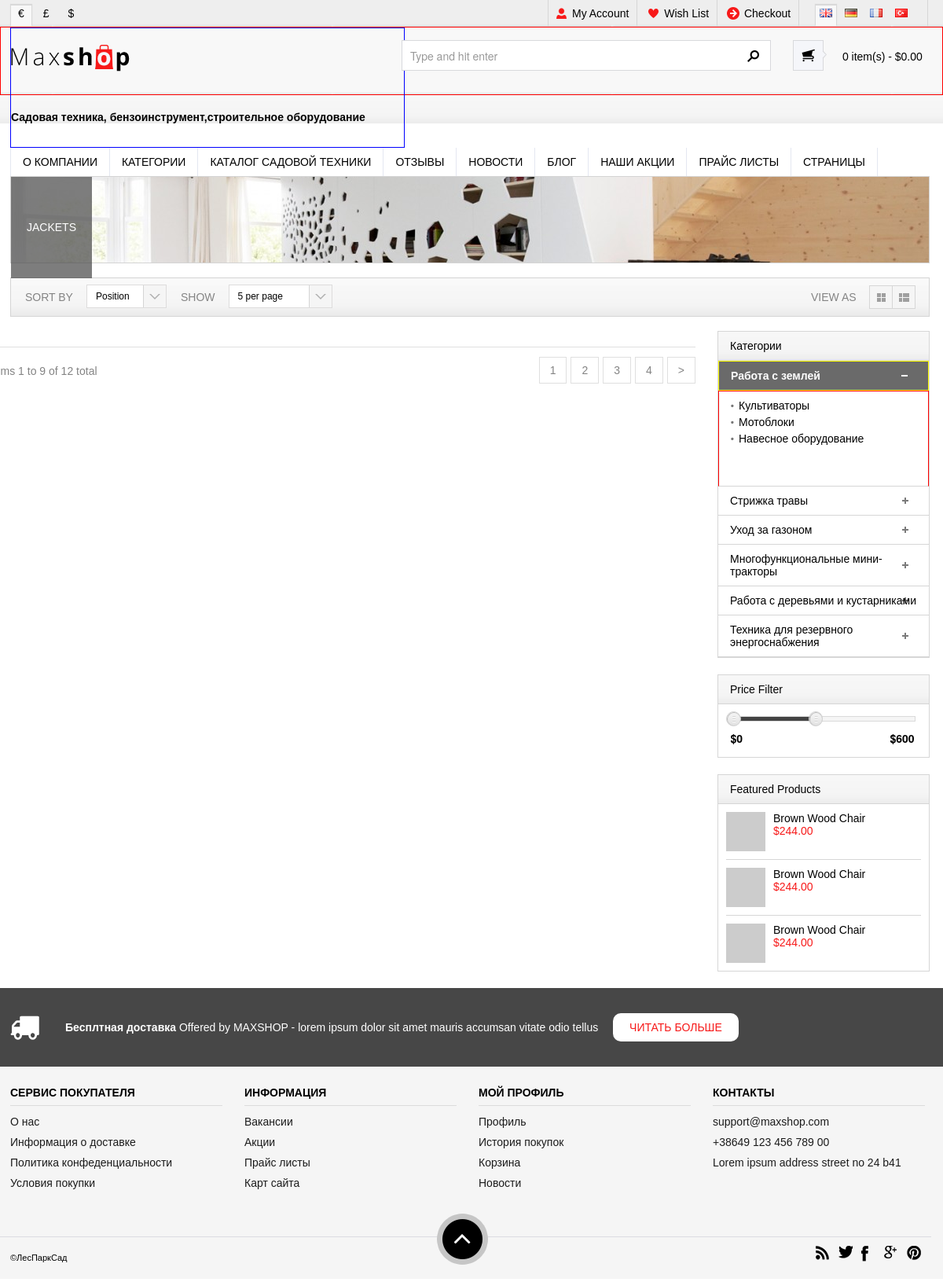
/views/category/index.php, run on the app's committed database.
### tables this page shows
CREATE TABLE `main_category` (
  `idmain_cat` int(11) NOT NULL,
  `name` varchar(90) DEFAULT NULL,
  `status` int(11) DEFAULT NULL,
  `sort_order` int(11) DEFAULT NULL,
  `name_uri` varchar(90) DEFAULT NULL
);

CREATE TABLE `second_category` (
  `idsecond_cat` int(11) NOT NULL,
  `name` varchar(90) DEFAULT NULL,
  `status` int(11) DEFAULT NULL,
  `sort_order` varchar(45) DEFAULT NULL,
  `main_category_idmain_cat` int(11) NOT NULL,
  `name_uri` varchar(45) DEFAULT NULL
);

### models/Category.php (called while the page is built, shortened)
<?php
class Category
{
	public static function getCategoryList ()
	{
		$db = DB::getConnection();
		$result = $db->query('SELECT idmain_cat,name,name_uri  FROM main_category where status = 1 ORDER BY sort_order ASC LIMIT 10');
		$result->setFetchMode(PDO::FETCH_ASSOC);
		$categoryList = array();
		$i=0;
		while($row = $result->fetch()) {
			$categoryList[$i]['idmain_cat'] = $row['idmain_cat'];
			$categoryList[$i]['name'] = $row['name'];
			$categoryList[$i]['name_uri'] = $row['name_uri'];
			$i++;
		}
		return $categoryList;
	}
	public static function getSecondCategoryList ()
	{
		$db = DB::getConnection();
		$result = $db->query('SELECT idsecond_cat, name, name_uri, main_category_idmain_cat FROM second_category WHERE status=1 ORDER BY sort_order ');
		$result->setFetchMode(PDO::FETCH_ASSOC);
		$categoryList = array();
		$i=0;
		while($row = $result->fetch()) {
			$categoryList[$i]['idsecond_cat'] = $row['idsecond_cat'];
			$categoryList[$i]['name'] = $row['name'];
			$categoryList[$i]['name_uri'] = $row['name_uri'];
			$categoryList[$i]['main_category_idmain_cat'] = $row['main_category_idmain_cat'];
			$i++;
		}
		return $categoryList;
	}
}

### views/category/index.php (the view, shortened to what this page needs)
<?php
    include_once(ROOT.'/layout/header.php');
?>
                <div class="bar-wrap">
                    <div class="container">
                        <div class="row">
                            <div class="span12">
                                <div class="title-bar">
                                    <h1>JACKETS</h1>
                                </div>
                            </div>
                        </div>
                        <div class="row">
                            <div class="span12">
                                <div class="sorting-bar clearfix">
                                    <div>
                                        <label>Sort by</label>
                                    </div>
                                    <div class="show">
                                        <label>SHOW</label>
                                    </div>
                                    <div class="sorting-btn clearfix">
                                        <label>View As</label>
                                        <a href="#" class="one"></a>
                                        <a href="#" class="two"></a>
                                    </div>
                                </div>
                            </div>
                        </div>
                    </div>
                </div>
                <div class="product_wrap">
                    <div class="container">
                        <div class="row">
                            <div class="span9 product-grid">
                                <div class="pagination clearfix">
                                    <p>Items 1 to 9 of 12 total</p>
                                    <ul class="clearfix">
                                        <li><a href="#">1</a></li>
                                        <li><a href="#">2</a></li>
                                        <li><a href="#">3</a></li>
                                        <li><a href="#">4</a></li>
                                        <li><a href="#">></a></li>
                                    </ul>
                                </div>
                            </div>
                            <div class="span3">
                                <div id="sidebar">
                                    <div class="widget">
                                        <h4>Категории</h4>
                                        <div id="accordion">
                                        	<?php
                                        	foreach ($categoryList as $categoryMain){
                                        	?>
                                            <h5 <?php
                                            if($categoryMain['idmain_cat'] == $idCategoryMain) echo  'class ="ui-accordion-header-active"';
                                             else echo 'class=""';
                                            ?> ><a href="/category/<?php echo $categoryMain['idmain_cat'];?>/1"><?php echo $categoryMain['name'];?></a></h5>
                                            <div>
                                                <ul>
                                                	<?php foreach ($SecondCategoryList as $categorySecond) {
                                                                        if($categorySecond['main_category_idmain_cat']==$categoryMain['idmain_cat'])
                                                                        { ?>
                                                    <li><a href="/category/<?php echo $categoryMain['idmain_cat']; ?>/<?php echo $categorySecond['idsecond_cat'];?>"/><?php echo $categorySecond['name'];?></a> </li>
                                                    <?php } }?>
                                                </ul>
                                            </div>
                                            <?php } ?>
                                        </div>
                                    </div>
                                    <div class="widget">
                                        <h4>Price Filter</h4>
                                        <div class="price-range">
                                            <div id="slider-range"></div>
                                            <p class="clearfix">
                                                <input type="text" id="amount" />
                                                <input type="text" id="amount2" />
                                            </p>
                                        </div>
                                    </div>
                                    <div class="widget">
                                        <h4>Featured Products</h4>
                                        <div class="featured">
                                            <ul>
                                                <li class="clearfix">
                                                    <figure>
                                                        <a href="#"><img src="http://placehold.it/50x50" alt=""></a>
                                                    </figure>
                                                    <div>
                                                        <h5>Brown Wood Chair</h5>
                                                        <span>$244.00</span>
                                                    </div>
                                                </li>
                                                <li class="clearfix">
                                                    <figure>
                                                        <a href="#"><img src="http://placehold.it/50x50" alt=""></a>
                                                    </figure>
                                                    <div>
                                                        <h5>Brown Wood Chair</h5>
                                                        <span>$244.00</span>
                                                    </div>
                                                </li>
                                                <li class="clearfix last">
                                                    <figure>
                                                        <a href="#"><img src="http://placehold.it/50x50" alt=""></a>
                                                    </figure>
                                                    <div>
                                                        <h5>Brown Wood Chair</h5>
                                                        <span>$244.00</span>
                                                    </div>
                                                </li>
                                            </ul>
                                        </div>
                                    </div>
                                </div>
                            </div>
                        </div>
                    </div>
                </div>
                    <?php
                include_once(ROOT.'/layout/footer.php');
                    ?>
		</body>
</html>

### data on the page
main_category: shows a picture, name "Работа с землей"
second_category: name "Культиваторы"
second_category: name "Мотоблоки"
second_category: name "Навесное оборудование"
main_category: name "Стрижка травы"
main_category: name "Уход за газоном"
main_category: name "Многофункциональные мини-тракторы"
main_category: name "Работа с деревьями и кустарниками"
main_category: name "Техника для резервного энергоснабжения"
